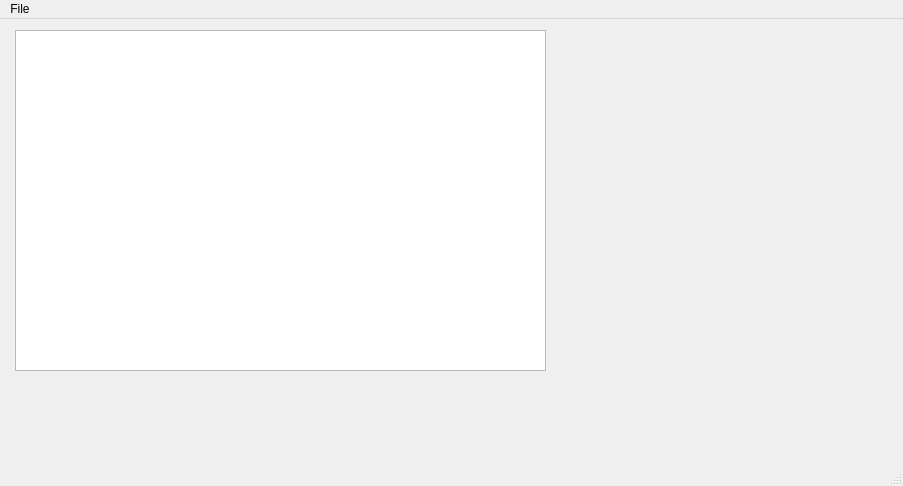
<?xml version="1.0" encoding="UTF-8"?>
<ui version="4.0">
 <class>MainWindow</class>
 <widget class="QMainWindow" name="MainWindow">
  <property name="geometry">
   <rect>
    <x>0</x>
    <y>0</y>
    <width>903</width>
    <height>486</height>
   </rect>
  </property>
  <property name="windowTitle">
   <string>MainWindow</string>
  </property>
  <widget class="QWidget" name="centralwidget">
   <widget class="QTableView" name="tableView">
    <property name="geometry">
     <rect>
      <x>15</x>
      <y>11</y>
      <width>531</width>
      <height>341</height>
     </rect>
    </property>
   </widget>
  </widget>
  <widget class="QMenuBar" name="menubar">
   <property name="geometry">
    <rect>
     <x>0</x>
     <y>0</y>
     <width>903</width>
     <height>21</height>
    </rect>
   </property>
   <widget class="QMenu" name="menuFail">
    <property name="title">
     <string>File</string>
    </property>
    <addaction name="saveData"/>
    <addaction name="loadData"/>
   </widget>
   <addaction name="menuFail"/>
  </widget>
  <widget class="QStatusBar" name="statusbar"/>
  <action name="saveData">
   <property name="text">
    <string>Save</string>
   </property>
  </action>
  <action name="loadData">
   <property name="text">
    <string>Load</string>
   </property>
  </action>
 </widget>
 <resources/>
 <connections/>
</ui>
